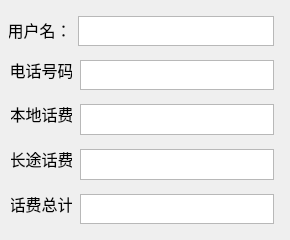
<?xml version="1.0" encoding="UTF-8"?>
<ui version="4.0">
 <class>fee_query</class>
 <widget class="QWidget" name="fee_query">
  <property name="geometry">
   <rect>
    <x>0</x>
    <y>0</y>
    <width>290</width>
    <height>240</height>
   </rect>
  </property>
  <property name="sizePolicy">
   <sizepolicy hsizetype="Fixed" vsizetype="Fixed">
    <horstretch>0</horstretch>
    <verstretch>0</verstretch>
   </sizepolicy>
  </property>
  <property name="minimumSize">
   <size>
    <width>290</width>
    <height>240</height>
   </size>
  </property>
  <property name="maximumSize">
   <size>
    <width>290</width>
    <height>240</height>
   </size>
  </property>
  <property name="windowTitle">
   <string>User Call Charges</string>
  </property>
  <widget class="QTextBrowser" name="textBrowser">
   <property name="geometry">
    <rect>
     <x>78</x>
     <y>16</y>
     <width>196</width>
     <height>30</height>
    </rect>
   </property>
   <property name="sizePolicy">
    <sizepolicy hsizetype="Expanding" vsizetype="Expanding">
     <horstretch>0</horstretch>
     <verstretch>0</verstretch>
    </sizepolicy>
   </property>
  </widget>
  <widget class="QTextBrowser" name="textBrowser_2">
   <property name="geometry">
    <rect>
     <x>80</x>
     <y>60</y>
     <width>194</width>
     <height>30</height>
    </rect>
   </property>
  </widget>
  <widget class="QTextBrowser" name="textBrowser_3">
   <property name="geometry">
    <rect>
     <x>80</x>
     <y>104</y>
     <width>194</width>
     <height>31</height>
    </rect>
   </property>
  </widget>
  <widget class="QTextBrowser" name="textBrowser_4">
   <property name="geometry">
    <rect>
     <x>80</x>
     <y>149</y>
     <width>194</width>
     <height>31</height>
    </rect>
   </property>
  </widget>
  <widget class="QLabel" name="label">
   <property name="geometry">
    <rect>
     <x>9</x>
     <y>20</y>
     <width>61</width>
     <height>20</height>
    </rect>
   </property>
   <property name="font">
    <font>
     <pointsize>12</pointsize>
    </font>
   </property>
   <property name="text">
    <string>用户名：</string>
   </property>
   <property name="alignment">
    <set>Qt::AlignCenter</set>
   </property>
  </widget>
  <widget class="QLabel" name="label_2">
   <property name="geometry">
    <rect>
     <x>11</x>
     <y>60</y>
     <width>61</width>
     <height>20</height>
    </rect>
   </property>
   <property name="font">
    <font>
     <pointsize>12</pointsize>
    </font>
   </property>
   <property name="text">
    <string>电话号码</string>
   </property>
   <property name="alignment">
    <set>Qt::AlignCenter</set>
   </property>
  </widget>
  <widget class="QLabel" name="label_3">
   <property name="geometry">
    <rect>
     <x>11</x>
     <y>104</y>
     <width>61</width>
     <height>20</height>
    </rect>
   </property>
   <property name="font">
    <font>
     <pointsize>12</pointsize>
    </font>
   </property>
   <property name="text">
    <string>本地话费</string>
   </property>
   <property name="alignment">
    <set>Qt::AlignCenter</set>
   </property>
  </widget>
  <widget class="QLabel" name="label_4">
   <property name="geometry">
    <rect>
     <x>11</x>
     <y>149</y>
     <width>61</width>
     <height>20</height>
    </rect>
   </property>
   <property name="font">
    <font>
     <pointsize>12</pointsize>
    </font>
   </property>
   <property name="text">
    <string>长途话费</string>
   </property>
   <property name="alignment">
    <set>Qt::AlignCenter</set>
   </property>
  </widget>
  <widget class="QLabel" name="label_5">
   <property name="geometry">
    <rect>
     <x>11</x>
     <y>194</y>
     <width>61</width>
     <height>20</height>
    </rect>
   </property>
   <property name="font">
    <font>
     <pointsize>12</pointsize>
    </font>
   </property>
   <property name="text">
    <string>话费总计</string>
   </property>
   <property name="alignment">
    <set>Qt::AlignCenter</set>
   </property>
  </widget>
  <widget class="QTextBrowser" name="textBrowser_5">
   <property name="geometry">
    <rect>
     <x>80</x>
     <y>194</y>
     <width>194</width>
     <height>30</height>
    </rect>
   </property>
  </widget>
 </widget>
 <resources/>
 <connections/>
</ui>
